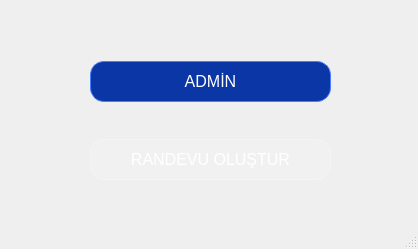
<?xml version="1.0" encoding="UTF-8"?>
<ui version="4.0">
 <class>MainWindow</class>
 <widget class="QMainWindow" name="MainWindow">
  <property name="windowModality">
   <enum>Qt::WindowModality::WindowModal</enum>
  </property>
  <property name="geometry">
   <rect>
    <x>0</x>
    <y>0</y>
    <width>418</width>
    <height>249</height>
   </rect>
  </property>
  <property name="acceptDrops">
   <bool>true</bool>
  </property>
  <property name="windowTitle">
   <string>MainWindow</string>
  </property>
  <widget class="QWidget" name="centralwidget">
   <widget class="QWidget" name="verticalLayoutWidget">
    <property name="geometry">
     <rect>
      <x>90</x>
      <y>30</y>
      <width>241</width>
      <height>181</height>
     </rect>
    </property>
    <layout class="QVBoxLayout" name="verticalLayout">
     <item>
      <widget class="QPushButton" name="pushButton_2">
       <property name="styleSheet">
        <string notr="true">QPushButton{
    background-color: #0a36a6;
    color: white;
    font-size: 16px;
    padding: 10px 20px;
    border-radius: 14px;
    border: 1px solid #4c7dff;
}

QPushButton:hover{
    background-color: #1a4cff;
}

QPushButton:pressed{
    background-color: #062885;
}
</string>
       </property>
       <property name="text">
        <string>ADMİN</string>
       </property>
      </widget>
     </item>
     <item>
      <widget class="QPushButton" name="pushButton">
       <property name="styleSheet">
        <string notr="true">QPushButton{
    background-color: rgba(255,255,255,28);
    color: white;
    font-size: 16px;
    padding: 10px 20px;
    border-radius: 14px;
    border: 1px solid rgba(255,255,255,60);
}

QPushButton:hover{
    background-color: rgba(255,255,255,60);
}

QPushButton:pressed{
    background-color: rgba(255,255,255,100);
}
</string>
       </property>
       <property name="text">
        <string>RANDEVU OLUŞTUR</string>
       </property>
      </widget>
     </item>
    </layout>
   </widget>
  </widget>
  <widget class="QMenuBar" name="menubar">
   <property name="geometry">
    <rect>
     <x>0</x>
     <y>0</y>
     <width>418</width>
     <height>21</height>
    </rect>
   </property>
  </widget>
  <widget class="QStatusBar" name="statusbar"/>
 </widget>
 <resources/>
 <connections/>
</ui>
